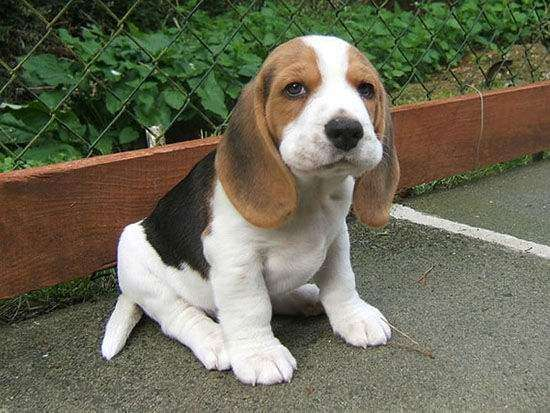
#> input picture 图像分割/dog.jpeg, 550 x 413 px
$ python my_IOU.py
#> lines starting #> are read from the running program, lines starting #| are printed output that depends on the picture
import matplotlib.pyplot as plt
import numpy as np
import matplotlib.patches as patches


# 定义方法计算IOU
# IOU下的坐标，x轴朝下，y轴是朝右
# 极坐标标表示下一个图形只要关注左上角和右下角即（x1,y1）(x2,y2)
# 另一个矩形的左上角和右下角则表示为（a1,b1）(a2,b2)
#
# 我们先定义函数的输入

def IOU(box1, box2, wh=False):
    if wh == False:
        xmin1, ymin1, xmax1, ymax1 = box1
        xmin2, ymin2, xmax2, ymax2 = box2
    else:
        # 中心坐标表示下需要进行一次转换
        xmin1, ymin1 = int(box1[0] - box1[2] / 2.0), int(box1[1] - box1[3] / 2.0)
        xmax1, ymax1 = int(box1[0] + box1[2] / 2.0), int(box1[1] + box1[3] / 2.0)
        # 第二框
        xmin2, ymin2 = int(box2[0] - box2[2] / 2.0), int(box2[1] - box2[3] / 2.0)
        xmax2, ymax2 = int(box2[0] + box2[2] / 2.0), int(box2[1] + box2[3] / 2.0)

    # 计算交集坐标，注意这里可能出现没有交集的情况
    xi1 = max(xmin1, xmin2)
    yi1 = max(ymin1, ymin2)

    xi2 = min(xmax2, xmax1)
    yi2 = min(ymax1, ymax2)

    # 计算交集的面积
    inter = (np.max([0, xi2 - xi1])) * (np.max([0, yi2 - yi1]))

    # 计算并的面积
    area1 = (xmax1 - xmin1) * (ymax1 - ymin1)
    area2 = (xmax2 - xmin2) * (ymax2 - ymin2)
    uion = area2 + area1 - inter

    Iou = inter / (uion + 1e-6)
    return Iou


true_box = [100, 35, 398, 400]
pre_box = [40, 150, 355, 398]
iou = IOU(true_box, pre_box)
print(iou)

img = plt.imread("./dog.jpeg")
#> img is the input picture: shape (413, 550, 3); mean R, G, B 108.5, 107.6, 88
fig = plt.imshow(img)

# 设置坐标
fig.axes.add_patch(
    plt.Rectangle((true_box[0], true_box[1]), width=true_box[3] - true_box[1], height=true_box[2] - true_box[0],
                  fill=False, edgecolor="blue", linewidth=2
                  ))
fig.axes.add_patch(
    plt.Rectangle((pre_box[0], pre_box[1]), width=pre_box[2] - pre_box[0], height=pre_box[3] - pre_box[1],
                  fill=False, edgecolor="red", linewidth=2))
plt.show()
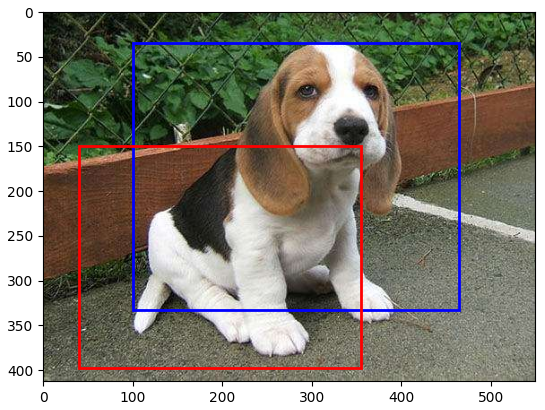
#> figure drawn by matplotlib, 1 panel
